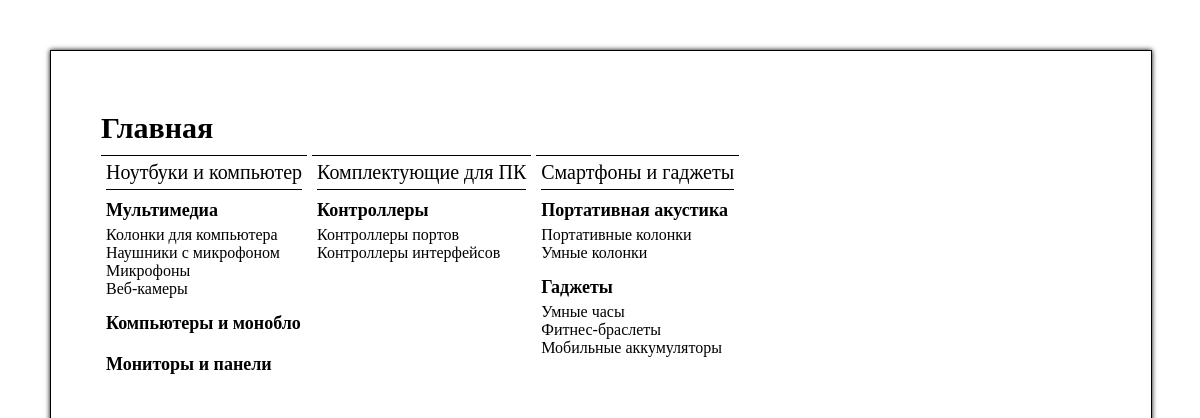
The page / on the database its author committed.
### main/models.py (models this page shows, shortened)
class MenuLevel01(models.Model):
    name = models.CharField(max_length=50, db_index=True, verbose_name='Название')
    slug = models.SlugField(max_length=50, unique=True, db_index=True,verbose_name='URL')
    class Meta:
        verbose_name = 'Основное Меню'
        verbose_name_plural = 'Основное Меню'
    def get_absolute_url(self):
        return reverse('menu_01', kwargs={'slug_01': self.slug})

class MenuLevel02(models.Model):
    name = models.CharField(max_length=50, db_index=True, verbose_name='Название')
    slug = models.SlugField(max_length=50, unique=True, db_index=True,verbose_name='URL')
    cat = models.ForeignKey(MenuLevel01,on_delete=models.PROTECT,verbose_name='Категория меню')
    class Meta:
        verbose_name = 'Меню 2 уровня'
        verbose_name_plural = 'Меню 2 уровня'
    def get_absolute_url(self):
        return reverse('menu_02', kwargs={'slug_02': self.slug,'slug_01': self.cat.slug})

class MenuLevel03(models.Model):
    name = models.CharField(max_length=50, db_index=True, verbose_name='Название')
    slug = models.SlugField(max_length=50, unique=True, db_index=True,verbose_name='URL')
    cat = models.ForeignKey(MenuLevel02,on_delete=models.PROTECT,verbose_name='Категория меню')
    class Meta:
        verbose_name = 'Меню 3 уровня'
        verbose_name_plural = 'Меню 3 уровня'
    def get_absolute_url(self):
        return reverse('menu_03', kwargs={'slug_03': self.slug,'slug_02': self.cat.slug,'slug_01': self.cat.cat.slug})

### main/views.py (the view)
# urls.py: path('', views.home, name='home'),
def home(request):
    return render(request, 'main/home.html', {'title': 'Главная'})

### main/templatetags/main_tags.py (called while the page is built)
@register.inclusion_tag('main/menu.html')
def show_menu():
    menu_level_01 = MenuLevel01.objects.all()
    menu_level_02 = MenuLevel02.objects.all().select_related('cat')
    menu_level_03 = MenuLevel03.objects.all().select_related('cat__cat')
    return {'menu_01': menu_level_01,'menu_02': menu_level_02,'menu_03': menu_level_03,}

### main/templates/main/home.html (shortened to what this page needs)
{% extends 'main/base.html' %}
{% load main_tags %}
{% block content %}
<h1 class="title">{{ title }}</h1>
<ul class="level_01">
    {% show_menu %}
{% endblock %}

### main/templates/main/menu.html (shortened to what this page needs)
{% for m_01 in menu_01 %}
<li class="level_01"><a href="{{ m_01.get_absolute_url }}">{{ m_01.name }}</a>
    <ul class="level_02">
        {% for m_02 in menu_02 %}
        {% if m_02.cat.name == m_01.name %}
        <li class="level_02"><a href="{{ m_02.get_absolute_url }}">{{ m_02.name }}</a>
            <ul class="level_03">
                {% for m_03 in menu_03 %}
                {% if m_03.cat.name == m_02.name %}
                <li class="level_03"><a href="{{ m_03.get_absolute_url }}">{{ m_03.name }}</a></li>
                {% endif %}
                {% endfor %}
            </ul>
            {% endif %}
        </li>
        {% endfor %}
    </ul>
{% endfor %}

### main/static/main/css/main.css (style rules this page uses)
* { margin: 0; padding: 0; list-style: none; text-decoration: none; }
body { width: 1000px; height: 600px; margin: 50px; padding: 50px; border: solid 1px black; box-shadow: 0 0 5px black; }
li.level_01 { float: left; font-size: 20px; margin-right: 5px; padding: 5px; border-top: solid 1px black; }
li.level_02 { margin-top: 10px; font-size: 18px; font-weight: bolder; }
li.level_03 { font-size: 16px; font-weight: normal; }
ul.level_02 { margin-top: 5px; border-top: solid 1px black; }
ul.level_03 { margin-top: 5px; padding-bottom: 5px; }
a { color: black; }
h1.title { font-size: 30px; margin-top: 10px; margin-bottom: 10px; }

### rows shown on the page
MenuLevel01: name "Ноутбуки и компьютер"
MenuLevel02: name "Мультимедиа"
MenuLevel03: name "Колонки для компьютера"
MenuLevel03: name "Наушники с микрофоном"
MenuLevel03: name "Микрофоны"
MenuLevel03: name "Веб-камеры"
MenuLevel02: name "Компьютеры и монобло"
MenuLevel02: name "Мониторы и панели"
MenuLevel01: name "Комплектующие для ПК"
MenuLevel02: name "Контроллеры"
MenuLevel03: name "Контроллеры портов"
MenuLevel03: name "Контроллеры интерфейсов"
MenuLevel01: name "Смартфоны и гаджеты"
MenuLevel02: name "Портативная акустика"
MenuLevel03: name "Портативные колонки"
MenuLevel03: name "Умные колонки"
MenuLevel02: name "Гаджеты"
MenuLevel03: name "Умные часы"
MenuLevel03: name "Фитнес-браслеты"
MenuLevel03: name "Мобильные аккумуляторы"

### other values the page prints
{{ title }} "Главная"
